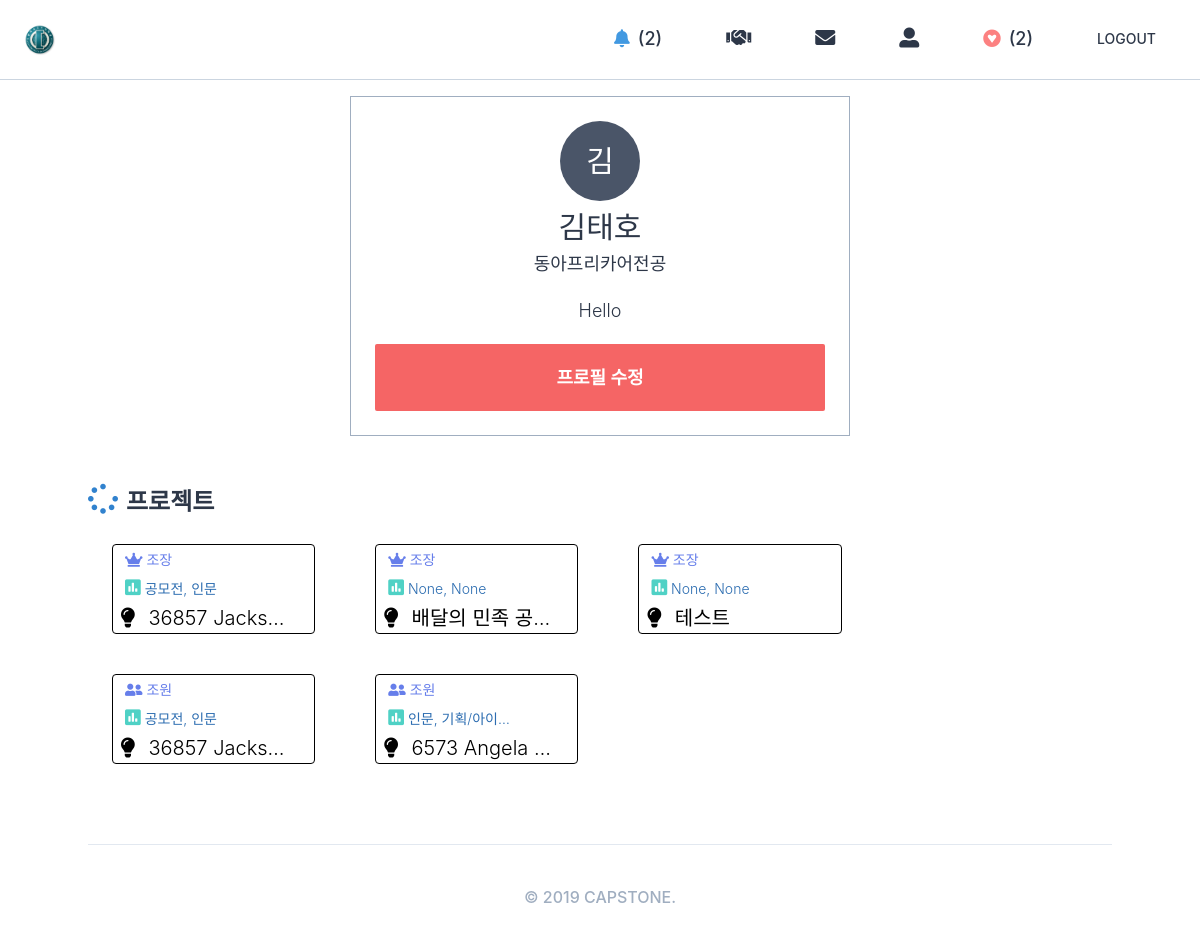
Before: /users/1/ (signed in) with the older database file.
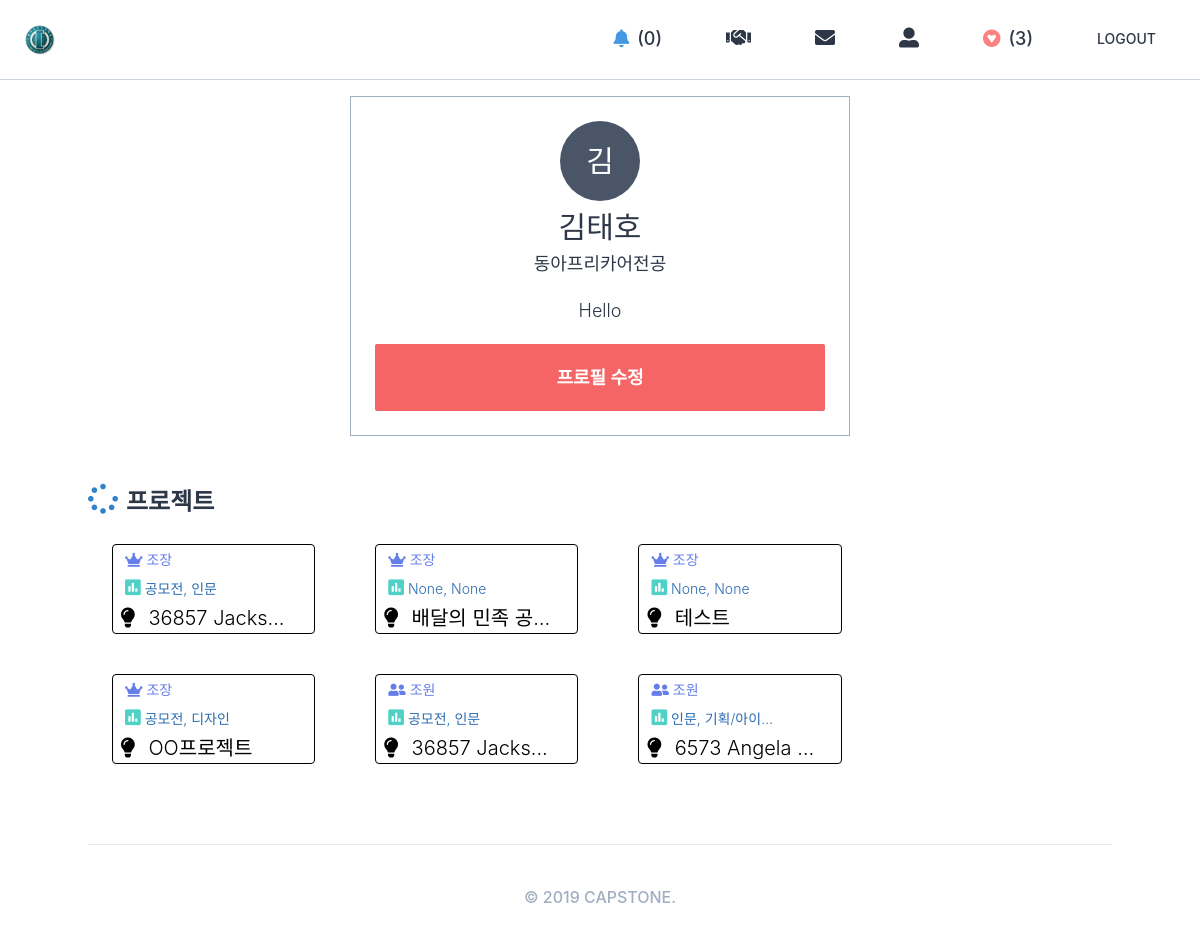
After: the same page with the newer database file.
### users/models.py (models this page shows)
class User(AbstractUser):
    GENDER_MALE = "male"
    GENDER_FEMALE = "female"
    GENDER_CHOICES = (
        (GENDER_MALE, "남성"),
        (GENDER_FEMALE, "여성"),
    )
    MAJOR_1 = "글로벌지역학"
    MAJOR_2 = "EU전공"
    MAJOR_3 = "GlobalBusiness"
    MAJOR_4 = "TESOL영어학전공"
    MAJOR_5 = "광고PR브랜딩전공"
    MAJOR_6 = "교육학"
    MAJOR_7 = "국가리더전공"
    MAJOR_8 = "국제금융학과"
    MAJOR_9 = "국제스포츠레저전공"
    MAJOR_10 = "그리스불가리아학과"
    MAJOR_11 = "남아프리카어전공"
    MAJOR_12 = "독일어통번역학과"
    MAJOR_13 = "동아프리카어전공"
    MAJOR_14 = "동유럽학대학"
    MAJOR_15 = "러시아학과"
    MAJOR_16 = "루마니아어과"
    MAJOR_17 = "말레이인도네시아어통번역학과"
    MAJOR_18 = "문화콘텐츠학전공"
    MAJOR_19 = "바이오메디컬공학전공"
    MAJOR_20 = "방송영상뉴미디어전공"
    MAJOR_21 = "브라질학과"
    MAJOR_22 = "사학과"
    MAJOR_23 = "산업경영공학과"
    MAJOR_24 = "생명공학과"
    MAJOR_25 = "서아프리카어전공"
    MAJOR_26 = "세계문화예술경영전공"
    MAJOR_27 = "세르비아크로아티아어과"
    MAJOR_28 = "수학과"
    MAJOR_29 = "스페인어통번역학과"
    MAJOR_30 = "아랍어통번역학과"
    MAJOR_31 = "아프리카학부"
    MAJOR_32 = "언론정보전공"
    MAJOR_33 = "언어인지과학과"
    MAJOR_34 = "영미권통상통번역전공"
    MAJOR_35 = "영미문학번역전공"
    MAJOR_36 = "영어통번역학부"
    MAJOR_37 = "영어통번역학전공"
    MAJOR_38 = "우크라이나어과"
    MAJOR_39 = "융복합소프트웨어전공"
    MAJOR_40 = "이탈리아어통번역학과"
    MAJOR_41 = "인도학과"
    MAJOR_42 = "일본어통번역학과"
    MAJOR_43 = "전자공학과"
    MAJOR_44 = "전자물리학과"
    MAJOR_45 = "정보기록학전공"
    MAJOR_46 = "정보통신공학과"
    MAJOR_47 = "정치외교학과"
    MAJOR_48 = "중국어통번역학과"
    MAJOR_49 = "중앙아시아학과"
    MAJOR_50 = "지식콘텐츠전공"
    MAJOR_51 = "철학과"
    MAJOR_52 = "체코슬로바키아어과"
    MAJOR_53 = "컴퓨터전자시스템공학전공"
    MAJOR_54 = "태국어통번역학과"
    MAJOR_55 = "통계학과"
    MAJOR_56 = "폴란드어과"
    MAJOR_57 = "프랑스학과"
    MAJOR_58 = "한국학과"
    MAJOR_59 = "행정학과"
    MAJOR_60 = "헝가리어과"
    MAJOR_61 = "화학과"
    MAJOR_62 = "환경학과"
    MAJOR_CHOICES = (
        (MAJOR_1, "글로벌지역학"),
        (MAJOR_2, "EU전공"),
        (MAJOR_3, "GlobalBusiness"),
        (MAJOR_4, "TESOL영어학전공"),
        (MAJOR_5, "광고PR브랜딩전공"),
        (MAJOR_6, "교육학"),
        (MAJOR_7, "국가리더전공"),
        (MAJOR_8, "국제금융학과"),
        (MAJOR_9, "국제스포츠레저전공"),
        (MAJOR_10, "그리스불가리아학과"),
        (MAJOR_11, "남아프리카어전공"),
        (MAJOR_12, "독일어통번역학과"),
        (MAJOR_13, "동아프리카어전공"),
        (MAJOR_14, "동유럽학대학"),
        (MAJOR_15, "러시아학과"),
        (MAJOR_16, "루마니아어과"),
        (MAJOR_17, "말레이인도네시아어통번역학과"),
        (MAJOR_18, "문화콘텐츠학전공"),
        (MAJOR_19, "바이오메디컬공학전공"),
        (MAJOR_20, "방송영상뉴미디어전공"),
        (MAJOR_21, "브라질학과"),
        (MAJOR_22, "사학과"),
        (MAJOR_23, "산업경영공학과"),
        (MAJOR_24, "생명공학과"),
        (MAJOR_25, "서아프리카어전공"),
        (MAJOR_26, "세계문화예술경영전공"),
        (MAJOR_27, "세르비아크로아티아어과"),
        (MAJOR_28, "수학과"),
        (MAJOR_29, "스페인어통번역학과"),
        (MAJOR_30, "아랍어통번역학과"),
        (MAJOR_31, "아프리카학부"),
        (MAJOR_32, "언론정보전공"),
        (MAJOR_33, "언어인지과학과"),
        (MAJOR_34, "영미권통상통번역전공"),
        (MAJOR_35, "영미문학번역전공"),
        (MAJOR_36, "영어통번역학부"),
        (MAJOR_37, "영어통번역학전공"),
        (MAJOR_38, "우크라이나어과"),
        (MAJOR_39, "융복합소프트웨어전공"),
        (MAJOR_40, "이탈리아어통번역학과"),
        (MAJOR_41, "인도학과"),
        (MAJOR_42, "일본어통번역학과"),
        (MAJOR_43, "전자공학과"),
        (MAJOR_44, "전자물리학과"),
        (MAJOR_45, "정보기록학전공"),
        (MAJOR_46, "정보통신공학과"),
        (MAJOR_47, "정치외교학과"),
        (MAJOR_48, "중국어통번역학과"),
        (MAJOR_49, "중앙아시아학과"),
        (MAJOR_50, "지식콘텐츠전공"),
        (MAJOR_51, "철학과"),
        (MAJOR_52, "체코슬로바키아어과"),
        (MAJOR_53, "컴퓨터전자시스템공학전공"),
        (MAJOR_54, "태국어통번역학과"),
        (MAJOR_55, "통계학과"),
        (MAJOR_56, "폴란드어과"),
        (MAJOR_57, "프랑스학과"),
        (MAJOR_58, "한국학과"),
        (MAJOR_59, "행정학과"),
        (MAJOR_60, "헝가리어과"),
        (MAJOR_61, "화학과"),
        (MAJOR_62, "환경학과"),
    )
    LOGIN_EMAIL = "email"
    LOGIN_KAKAO = "kakao"
    LOGIN_CHOICES = (
        (LOGIN_EMAIL, "EMAIL"),
        (LOGIN_KAKAO, "KAKAO"),
    )
    gender = models.CharField(choices=GENDER_CHOICES, max_length=10, blank=True)
    bio = models.TextField(default="")
    major = models.CharField(choices=MAJOR_CHOICES, max_length=20, blank=True)
    login_method = models.CharField(
        choices=LOGIN_CHOICES, max_length=50, default=LOGIN_EMAIL
    )
    objects = core_managers.CustomUserManager()
    def get_absolute_url(self):
        return reverse("users:profile", kwargs={"pk": self.pk})

### lists/models.py (models this page shows, shortened)
class List(core_models.TimeStampedModel):
    name = models.CharField(max_length=80)
    user = models.OneToOneField(
        "users.User", related_name="list", on_delete=models.CASCADE
    )
    projects = models.ManyToManyField("projects.Project", related_name="lists", blank=True)
    def count_projects(self):
        return self.projects.count()
    count_projects.short_description = "Number of Projects"

### projects/models.py (models this page shows, shortened)
class Project(core_models.TimeStampedModel):
    name = models.CharField(max_length=140)
    description = models.TextField()
    on_market = models.BooleanField(default=False)
    categories = models.ManyToManyField("Category", related_name="projects", blank=True)
    host = models.ForeignKey(
        "users.User", related_name="project_host", on_delete=models.CASCADE
    )
    def get_first_category(self):
        try:
            category, = self.categories.all()[:1]
            return category
        except ValueError:
            return None
    def get_second_category(self):
        try:
            category, = self.categories.all()[1:2]
            return category
        except ValueError:
            return None

class AbstractItem(core_models.TimeStampedModel):
    name = models.CharField(max_length=80)
    class Meta:
        abstract = True
    def __str__(self):
        return self.name

class Category(AbstractItem):
    class Meta:
        verbose_name_plural = "Categories"

### participant/models.py (models this page shows)
class Participant(core_models.TimeStampedModel):
    user = models.ForeignKey(
        "users.User", related_name="participants", on_delete=models.CASCADE
    )
    project = models.ForeignKey(
        "projects.Project", related_name="participants", on_delete=models.CASCADE
    )

### users/views.py (the view)
# urls.py: path("<int:pk>/", views.UserProfileView.as_view(), name="profile"),
class UserProfileView(DetailView):
    model = models.User
    template_name = "users/user_detail.html"
    context_object_name = "user_obj"

### templates/users/user_detail.html (shortened to what this page needs)
{% extends "base.html" %}
{% block content %}
    <div class="h-75vh">
            <div class="container lg:w-5/12 md:w-1/2 xl:w-1/4 mx-auto my-12 flex flex-col items-center border p-6 border-gray-500">
        {% include "mixins/user_avatar.html" with user=user_obj %}
        <div class="flex items-center">
            <span class="text-3xl mt-1">{{user_obj.first_name}}{{user_obj.last_name}}</span>
        </div>
        <span class="text-lg mb-5">{{user_obj.major}}</span>
        <span class="text-lg mb-5">{{user_obj.bio}}</span>
        {% if user == user_obj %}
            <a href="{% url 'users:update' %}" class="btn btn--small bg-red-500 text-white font-bold">프로필 수정</a>
        {% endif %}
    </div>
    {% if user_obj.project_host.count > 0 or user_obj.participants.count > 0%}
        {% if user == user_obj %}
            <div class="container mx-auto pb-10">
                <h3 class="mb-6 text-2xl font-bold"><i class="fas fa-spinner text-3xl mr-2 text-blue-600 font-bold"></i>프로젝트</h3>
                <div class="flex flex-wrap mx-1 mt-5">
                    {% for project in user_obj.project_host.all %}
                        {% include "partials/member_project_card.html" with project=project %}
                    {% endfor %}
                    {% for participant in user_obj.participants.all %}
                        {% include "partials/member_project_part_card.html" with participant=participant %}
                    {% endfor %}
                </div>
            </div>
        {% endif %}
    {% endif %}
    </div>
{% endblock content %}

### templates/partials/nav.html (shortened to what this page needs)
<ul class="flex items-center text-sm font-medium h-full">
    {% if user.is_authenticated %}
        <li class="nav_link text-lg pro_zoom"><a href="{% url 'users:notifications' user.pk %}"><i class="fas fa-bell text-lg mr-2 text-blue-500"></i>({{user.applyto.count}})</a></li>
        <li class="nav_link pro_zoom"><a href="{% url 'projects:create' %}"><i class="fas fa-handshake text-xl"></i></a></li>
        <li class="nav_link pro_zoom"><a href="{% url 'users:conversations' user.pk %}"><i class="fas fa-envelope text-xl"></i></a></li>
        <li class="nav_link pro_zoom"><a href="{{user.get_absolute_url}}"><i class="fas fa-user-alt text-xl"></i></a></li>
        <li class="nav_link text-lg pro_zoom"><a href="{% url 'lists:see-favs' %}"><i class="fab fa-gratipay text-lg mr-2 text-red-400"></i>({{user.list.projects.count}})</a></li>
        <li class="nav_link pro_zoom"><a href="{% url 'users:logout' %}">LOGOUT</a></li>
    {% else %}
        <li class="nav_link pro_zoom"><a href="{% url 'users:login' %}">LOGIN</a></li>
        <li class="nav_link pro_zoom"><a href="{% url 'users:signup' %}">JOIN</a></li>
    {% endif %}
</ul>

### templates/mixins/user_avatar.html
<div class="{{h_and_w|default:'h-20 w-20'}} bg-gray-700 rounded-full text-white flex justify-center items-center">
    <span class="{{text|default:'text-3xl'}}">{{user.first_name|first}}</span>
</div>

### templates/partials/member_project_card.html (shortened to what this page needs)
<div class="w-1/5 mb-10 px-2 overflow-hidden border border-black mr-10 ml-5 rounded pro_zoom">
    <a href="{% url 'projects:member-detail' project.pk %}">
        <div class="flex justify-between mb-1px truncate">
            <div class="w-3/4 overflow-hidden flex">
                <span class="text-sm text-gray-700 block truncate p-1 mr-2 text-indigo-500">
                <i class="fas fa-crown"></i>
                    조장
                </span>
            </div>
        </div>
        <div class="flex justify-between mb-1px truncate">
            <div class="w-3/4 overflow-hidden flex">
                <span class="text-sm text-gray-700 block truncate p-1 mr-2 text-blue-700">
                    <i class="fas fa-poll text-teal-400 text-lg"></i>
                    {{project.get_first_category}}, {{project.get_second_category}}
                </span>
            </div>
        </div>
        <span class="text-black w-11/12 block truncate text-xl">
            <i class="fas fa-lightbulb mr-2"></i> {{project.name}}
        </span>
    </a>
</div>

### templates/partials/member_project_part_card.html (shortened to what this page needs)
<div class="w-1/5 mb-10 px-2 overflow-hidden border border-black mr-10 ml-5 rounded pro_zoom">
    <a href="{% url 'projects:member-detail' participant.project.pk %}">
         <div class="flex justify-between mb-1px truncate">
            <div class="w-3/4 overflow-hidden flex">
                <span class="text-sm text-gray-700 block truncate p-1 mr-2 text-indigo-500">
                <i class="fas fa-user-friends"></i>
                    조원
                </span>
            </div>
        </div>
        <div class="flex justify-between mb-1px truncate">
            <div class="w-3/4 overflow-hidden flex">
                <span class="text-sm text-gray-700 block truncate p-1 mr-2 text-blue-700">
                    <i class="fas fa-poll text-teal-400 text-lg"></i>
                    {{participant.project.get_first_category}}, {{participant.project.get_second_category}}
                </span>
            </div>
        </div>
        <span class="text-black w-11/12 block truncate text-xl">
            <i class="fas fa-lightbulb mr-2"></i> {{participant.project.name}}
        </span>
    </a>
</div>

Changed rows visible on the page:
changed User "태호": applyto.count "2" → "0"; list.projects.count "2" → "3"
added Project: get_first_category "공모전", get_second_category "디자인", name "OO프로젝트"
